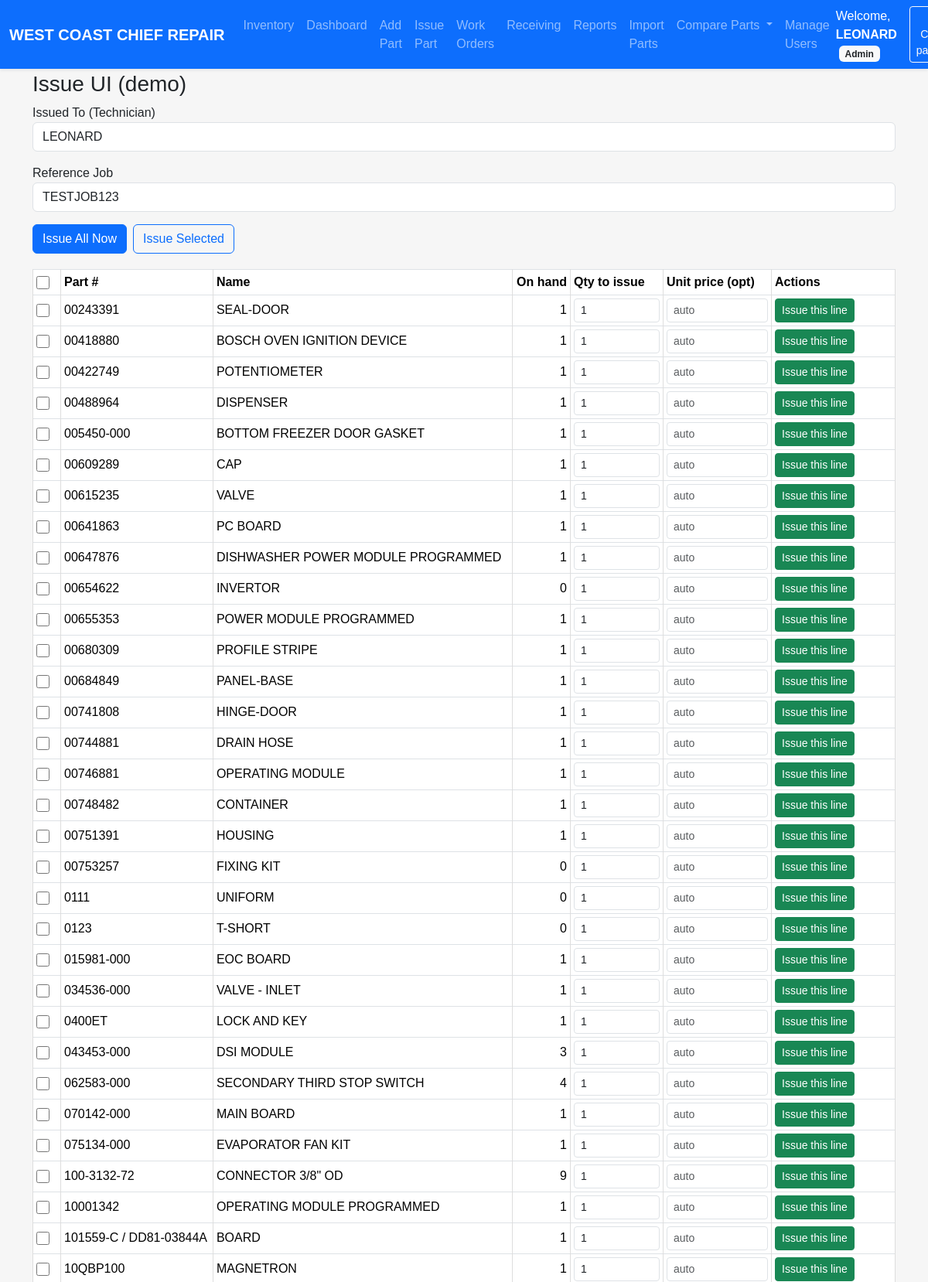
/issue_ui (signed in, upper part), run on the app's committed database.
### models.py (models this page shows, shortened)
class User(UserMixin, db.Model):
    id = db.Column(db.Integer, primary_key=True)
    username = db.Column(db.String(64), unique=True, nullable=False)
    password_hash = db.Column(db.String(128), nullable=False)
    role = db.Column(db.String(20), nullable=False, default=ROLE_TECHNICIAN)
    @property
    def password(self):
        raise AttributeError('password is not a readable attribute')

class Part(db.Model):
    __tablename__ = "part"
    __table_args__ = {"extend_existing": True}
    id = db.Column(db.Integer, primary_key=True)
    name = db.Column(db.String(100), nullable=False)
    part_number = db.Column(db.String(100), unique=True, nullable=False, index=True)
    quantity = db.Column(db.Integer, default=0)
    unit_cost = db.Column(db.Float, nullable=False)
    location = db.Column(db.String(100))
    created_at = db.Column(db.DateTime, default=datetime.utcnow)

### inventory/routes.py (the view)
@inventory_bp.get("/issue_ui")
@login_required
def issue_ui():
    parts = Part.query.order_by(Part.part_number).limit(200).all()  # для примера
    technician_name = getattr(current_user, "username", "TECH")     # замени как надо
    canonical_ref = "TESTJOB123"                                    # подставишь свой JOB
    return render_template("issue_ui.html", parts=parts,
                           technician_name=technician_name,
                           canonical_ref=canonical_ref)

### auth/routes.py (called while the page is built)
@login_manager.user_loader
def load_user(user_id):
    return User.query.get(int(user_id))

### templates/issue_ui.html (shortened to what this page needs)
{% extends "base.html" %}
{% block content %}
<h3>Issue UI (demo)</h3>
<div class="mb-3">
  <label>Issued To (Technician)</label>
  <input id="tech_name" class="form-control" value="{{ technician_name }}"
         list="technicianListIssue2">
</div>
<div class="mb-3">
  <label>Reference Job</label>
  <input id="canonical_ref" class="form-control" value="{{ canonical_ref }}">
</div>
<div class="d-flex gap-2 mb-3">
  <button id="btn-issue-all" class="btn btn-primary">Issue All Now</button>
  <button id="btn-issue-selected" class="btn btn-outline-primary">Issue Selected</button>
</div>
<table class="table table-sm table-bordered align-middle">
  <thead>
    <tr>
      <th style="width:36px;"><input type="checkbox" id="chk-all"></th>
      <th>Part #</th>
      <th>Name</th>
      <th class="text-end">On hand</th>
      <th style="width:120px;">Qty to issue</th>
      <th style="width:140px;">Unit price (opt)</th>
      <th style="width:160px;">Actions</th>
    </tr>
  </thead>
  <tbody>
  {% for p in parts %}
    <tr data-part-id="{{ p.id }}">
      <td><input type="checkbox" class="row-chk"></td>
      <td>{{ p.part_number }}</td>
      <td>{{ p.name }}</td>
      <td class="text-end">{{ p.quantity }}</td>
      <td><input type="number" class="form-control form-control-sm qty-issue" min="0" value="1"></td>
      <td><input type="text" class="form-control form-control-sm unit-price" placeholder="auto"></td>
      <td>
        <button class="btn btn-sm btn-success btn-issue-line">Issue this line</button>
      </td>
    </tr>
  {% endfor %}
  </tbody>
</table>
{% endblock %}

### templates/base.html (shortened to what this page needs)
<!DOCTYPE html>
<html lang="en">
<head>
  <link href="https://cdn.jsdelivr.net/npm/bootstrap@5.3.3/dist/css/bootstrap.min.css"
        rel="stylesheet"
 />
  <link rel="stylesheet" href="{{ url_for('static', filename='style.css') }}" />
</head>
<body>
  <nav class="navbar navbar-expand-lg navbar-dark bg-primary shadow-sm fixed-top">
    <div class="container-fluid">
      <a class="navbar-brand fw-bold" href="{{ url_for('inventory.dashboard') }}">
        WEST COAST CHIEF REPAIR
      </a>
      <div class="collapse navbar-collapse" id="navbarMain">
        <ul class="navbar-nav me-auto mb-2 mb-lg-0">
          <li class="nav-item">
            <a class="nav-link{% if request.endpoint and request.endpoint == 'inventory.location_report' %} active{% endif %}"
               href="{{ url_for('inventory.location_report') }}">Inventory</a>
          </li>
          <li class="nav-item">
            <a class="nav-link{% if request.endpoint and request.endpoint == 'inventory.dashboard' %} active{% endif %}"
               href="{{ url_for('inventory.dashboard') }}">Dashboard</a>
          </li>
          <li class="nav-item">
            <a class="nav-link{% if request.endpoint and request.endpoint == 'inventory.add_part' %} active{% endif %}"
               href="{{ url_for('inventory.add_part') }}">Add Part</a>
          </li>
          <li class="nav-item">
            <a class="nav-link{% if request.endpoint and request.endpoint == 'inventory.issue_part' %} active{% endif %}"
               href="{{ url_for('inventory.issue_part') }}">Issue Part</a>
          </li>
          {% set is_wo = request.endpoint and request.endpoint.startswith('inventory.wo_') %}
          <li class="nav-item">
            <a class="nav-link{{ ' active' if is_wo else '' }}"
               href="{{ url_for('inventory.wo_list') }}">Work Orders</a>
          </li>
          <li class="nav-item"><a class="nav-link" href="{{ url_for('inventory.receiving_list') }}">Receiving</a></li>
          <li class="nav-item">
            <a class="nav-link{% if request.endpoint and request.endpoint.startswith('inventory.reports') %} active{% endif %}"
               href="{{ url_for('inventory.reports_grouped') }}">Reports</a>
          </li>
          <li class="nav-item">
            <a class="nav-link{% if request.endpoint and request.endpoint.startswith('inventory.import_parts') %} active{% endif %}"
               href="{{ url_for('inventory.import_parts_upload') }}">Import Parts</a>
          </li>
          <li class="nav-item dropdown">
            <a class="nav-link dropdown-toggle" href="#" id="compareDropdown" role="button"
               data-bs-toggle="dropdown" data-bs-display="static" aria-expanded="false">
              Compare Parts
            </a>
          </li>
          {% if current_user.is_authenticated and current_user.role in ['superadmin', 'admin'] %}
          <li class="nav-item">
            <a class="nav-link{% if request.endpoint and request.endpoint.startswith('inventory.users') %} active{% endif %}"
               href="{{ url_for('inventory.users') }}">Manage Users</a>
          </li>
          {% endif %}
        </ul>
        {% if current_user.is_authenticated %}
        <div class="d-flex align-items-center gap-2">
          <span class="text-white me-2">
            Welcome, <strong>{{ current_user.username }}</strong>
            <span class="badge bg-light text-dark text-capitalize ms-1">{{ current_user.role }}</span>
          </span>
          <a class="btn btn-outline-light btn-sm"
             href="{{ url_for('inventory.change_password', user_id=current_user.id) }}">
          </a>
        </div>
        {% endif %}
      </div>
    </div>
  </nav>
  <main class="container" style="padding-top: 4.5rem;">
    {% block content %}{% endblock %}
  </main>
</body>
</html>

### static/style.css (style rules this page uses)
body { font-family: Arial, sans-serif; background-color:#f6f6f6; padding:20px; margin:0; }
.navbar { z-index:1200; }
table { width:100%; border-collapse:collapse; margin-top:20px; }
table th, table td { padding:10px; border:1px solid #ddd; text-align:left; }
input[type="checkbox"], .form-check-input { width: 1.05rem !important; height: 1.05rem !important; display: inline-block !important; vertical-align: middle !important; appearance: auto !important; -webkit-appearance: checkbox !important; -moz-appearance: checkbox !important; background: initial !important; border: initial !important; opacity: 1 !important; pointer-events: auto !important; cursor: pointer !important; }

### data on the page
User: username "LEONARD", role "Admin"
Part: part_number "00243391", name "SEAL-DOOR", quantity "1"
Part: part_number "00418880", name "BOSCH OVEN IGNITION DEVICE", quantity "1"
Part: part_number "00422749", name "POTENTIOMETER", quantity "1"
Part: part_number "00488964", name "DISPENSER", quantity "1"
Part: part_number "005450-000", name "BOTTOM FREEZER DOOR GASKET", quantity "1"
Part: part_number "00609289", name "CAP", quantity "1"
Part: part_number "00615235", name "VALVE", quantity "1"
Part: part_number "00641863", name "PC BOARD", quantity "1"
Part: part_number "00647876", name "DISHWASHER POWER MODULE PROGRAMMED", quantity "1"
Part: part_number "00654622", name "INVERTOR", quantity "0"
Part: part_number "00655353", name "POWER MODULE PROGRAMMED", quantity "1"
Part: part_number "00680309", name "PROFILE STRIPE", quantity "1"
Part: part_number "00684849", name "PANEL-BASE", quantity "1"
Part: part_number "00741808", name "HINGE-DOOR", quantity "1"
Part: part_number "00744881", name "DRAIN HOSE", quantity "1"
Part: part_number "00746881", name "OPERATING MODULE", quantity "1"
Part: part_number "00748482", name "CONTAINER", quantity "1"
Part: part_number "00751391", name "HOUSING", quantity "1"
Part: part_number "00753257", name "FIXING KIT", quantity "0"
Part: part_number "0111", name "UNIFORM", quantity "0"
Part: part_number "0123", name "T-SHORT", quantity "0"
Part: part_number "015981-000", name "EOC BOARD", quantity "1"
Part: part_number "034536-000", name "VALVE - INLET", quantity "1"
Part: part_number "0400ET", name "LOCK AND KEY", quantity "1"
Part: part_number "043453-000", name "DSI MODULE", quantity "3"
Part: part_number "062583-000", name "SECONDARY THIRD STOP SWITCH", quantity "4"
Part: part_number "070142-000", name "MAIN BOARD", quantity "1"
Part: part_number "075134-000", name "EVAPORATOR FAN KIT", quantity "1"
Part: part_number "100-3132-72", name "CONNECTOR 3/8\" OD", quantity "9"
Part: part_number "10001342", name "OPERATING MODULE PROGRAMMED", quantity "1"
Part: part_number "101559-C / DD81-03844A", name "BOARD", quantity "1"
Part: part_number "10QBP100", name "MAGNETRON", quantity "1"
